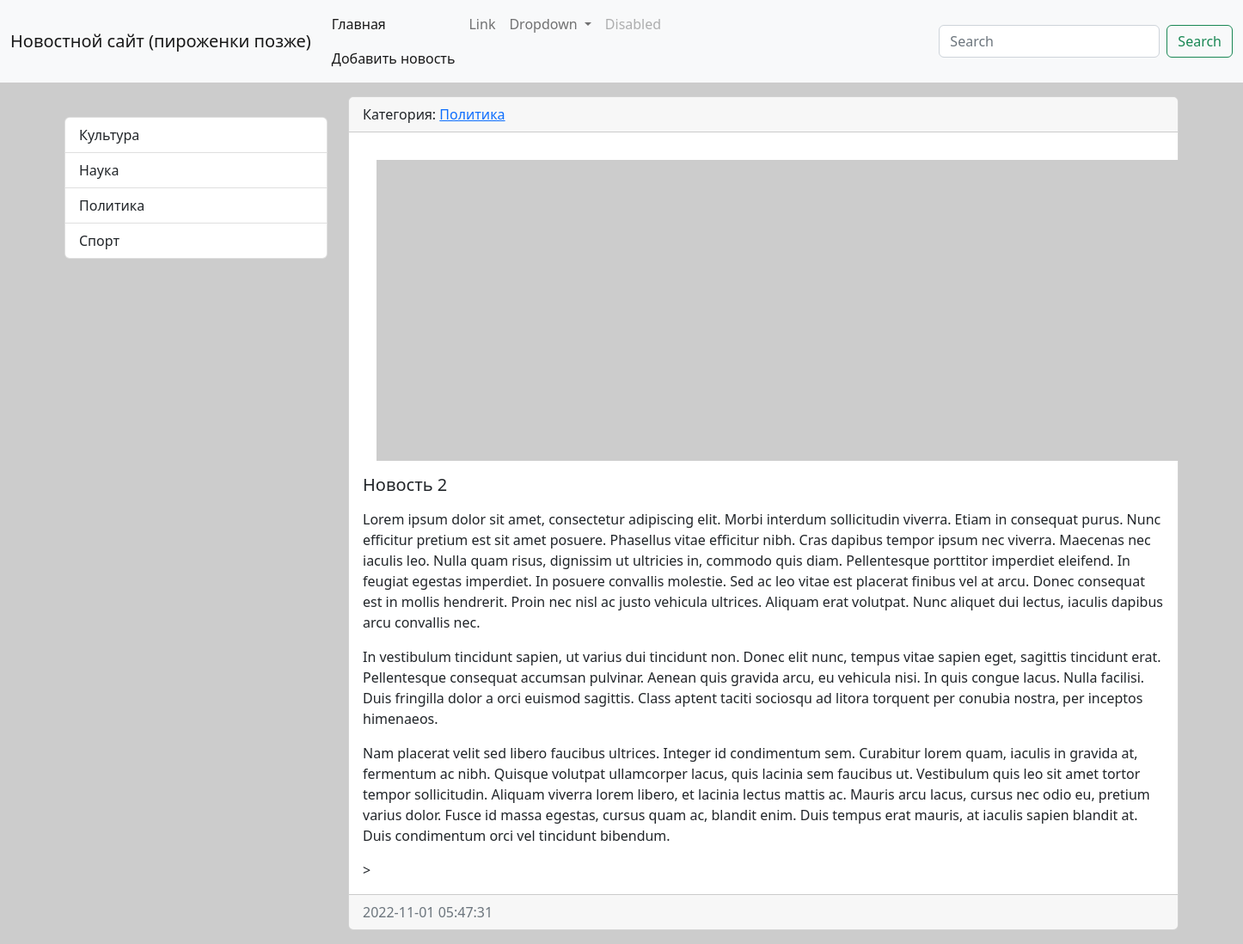
Screenshot of /news/2/ with the database file from the repository.
### news/models.py (models this page shows, shortened)
class Category(models.Model):
    title = models.CharField(max_length=150, db_index=True, verbose_name='Наименование категории')
    def get_absolute_url(self):
        return reverse('category', kwargs={"category_id": self.pk})
    def __str__(self):
        return self.title
    class Meta:
        verbose_name = 'Категория'
        verbose_name_plural = 'Категории'
        ordering = ['title']

class News(models.Model):
    title = models.CharField(max_length=150, verbose_name='Наименование')
    content = models.TextField(blank=True, verbose_name='Контент')
    created_at = models.DateTimeField(auto_now_add=True, verbose_name='Дата_Публикации')
    update_at = models.DateTimeField(auto_now=True, verbose_name='Обновлено')
    photo = models.ImageField(upload_to='photos/%Y/%m/%d/', verbose_name='Фото', blank=True)
    is_published = models.BooleanField(default=True, verbose_name='Опубликовано')
    category = models.ForeignKey('Category', on_delete=models.PROTECT, verbose_name='Категория')
    class Meta:
        verbose_name = 'Новость'
        verbose_name_plural = 'Новости'
        ordering = ['-created_at', '-title']

### news/views.py (the view)
# urls.py: path('news/<int:pk>/', ViewNews.as_view(), name='view_news'),
class ViewNews(DetailView):
	model = News
	context_object_name = 'news_item' #object по умолчанию

### news/templatetags/news_tags.py (called while the page is built)
@register.simple_tag(name='get_list_categories')
def get_categories():
    return Category.objects.all()

### news/templates/news/news_detail.html (shortened to what this page needs)
{% extends 'base.html' %}
{% block sidebar %}
{% include 'inc/_sidebar.html' %}
{% endblock %}
{% block content %}
<div class="card mb-3">
    <div class="card-header">
        Категория: <a href="{{ news_item.category.get_absolute_url }}">{{ news_item.category }}</a>
    </div>
    <div class="card-body">
        {% if news_item.photo %}
        <img src="{{ news_item.photo.url }}" alt="" class="float-start p-3" width="350">
        {% else %}
        <img src="https://picsum.photos/id/1060/350/235/?blur=2" alt="" class="float-start p-3">
        {% endif %}
        <h5 class="card-title">{{ news_item.title }}</h5>
        <p class="card-text">{{ news_item.content|linebreaks }}</p>>
    </div>
    <div class="card-footer text-muted">
        {{ news_item.created_at|date:"Y-m-d H:i:s" }}
    </div>
</div>
{% endblock %}

### templates/inc/_sidebar.html (shortened to what this page needs)
﻿{% load news_tags %}
<div class="list-group">
    {% get_list_categories as categories %}
    {% for item in categories %}
    <a href="{% url 'category' item.pk %}" class="list-group-item list-group-item-action">{{ item.title }}</a>
    {% endfor %}
</div>
<br>

### Web_proekt/static/css/style.css (style rules this page uses)
body { background-color: #ccc; }

### rows the page displays
Category: title "Культура"
Category: title "Наука"
Category: title "Политика"
Category: title "Спорт"
News: category "Политика", title "Новость 2", content "Lorem ipsum dolor sit amet, consectetur adipiscing elit. Morbi interdum sollicitudin viverra. Etiam in consequat purus. Nunc efficitur pretium est sit amet posuere. Phasellus vitae efficitur nibh. Cras dapibus tempor ipsum nec viverra. Maecenas nec iaculis leo. Nulla quam risus, dignissim ut ultricies in, commodo quis diam. Pellentesque porttitor imperdiet eleifend. In feugiat egestas imperdiet. In posuere convallis molestie. Sed ac leo vitae est placerat finibus vel at arcu. Donec consequat est in mollis hendrerit. Proin nec nisl ac justo vehicula ultrices. Aliquam erat volutpat. Nunc aliquet dui lectus, iaculis dapibus arcu convallis nec. In vestibulum tincidunt sapien, ut varius dui…", created_at "2022-11-01 05:47:31"
